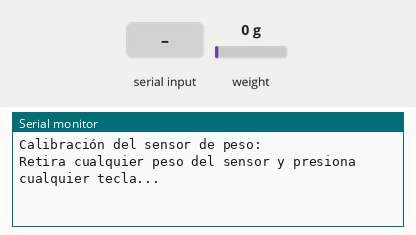
Recording of a program running on a simulated ESP32. Parts: the last lines printed to the serial monitor. Inputs (shaded band) come from the test bench; at power-on: weight on the scale 0 g.

Above: at 0.8 s.
0.9 s: "90,45\n" received over Serial
At 2.6 s:
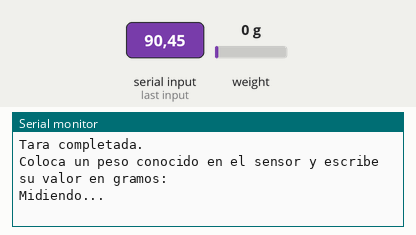
3.4 s: weight on the scale set to 100 g
At 5.5 s:
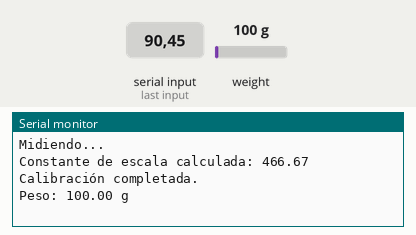
6.4 s: weight on the scale set to 1250 g
At 7.3 s:
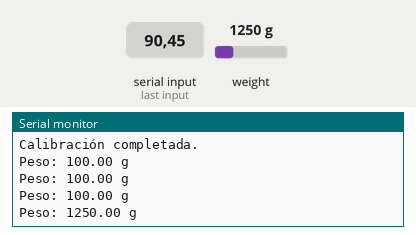

The program:

main.cpp
```cpp
#include <Arduino.h>
#include "HX711.h"

#define DOUT 4
#define SCK 5
HX711 scale;

void setup() {
  Serial.begin(115200);
  scale.begin(DOUT, SCK);

  Serial.println("Calibración del sensor de peso:");

  // Ajustar el sensor a cero (sin peso)
  Serial.println("Retira cualquier peso del sensor y presiona cualquier tecla...");
  while (!Serial.available());
  scale.tare(); // Configurar el punto cero
  Serial.println("Tara completada.");

  // Determinar la constante de escala
  Serial.println("Coloca un peso conocido en el sensor y escribe su valor en gramos:");
  while (!Serial.available());
  float pesoConocido = Serial.parseFloat(); // Leer el peso ingresado
  Serial.println("Midiendo...");
  delay(2000); // Esperar para estabilizar la lectura
  long valorEnBruto = scale.get_units(10); // Promediar 10 lecturas
  float constanteDeEscala = valorEnBruto / pesoConocido;

  Serial.print("Constante de escala calculada: ");
  Serial.println(constanteDeEscala);

  // Guardar la constante en el código o memoria para uso futuro
  scale.set_scale(constanteDeEscala);
  Serial.println("Calibración completada.");
}

void loop() {
  // Lectura continua del peso
  float peso = scale.get_units();
  Serial.print("Peso: ");
  Serial.print(peso);
  Serial.println(" g");
  delay(500);
}
```

Measured:
- after the input at 0.9 s, the serial monitor: prints a new line after 1.0 s (image 1)
- after the input at 3.4 s, the serial monitor: prints a new line after 1.5 s (image 2)
- after the input at 6.4 s, the serial monitor: prints a new line after 0.40 s (image 3)
